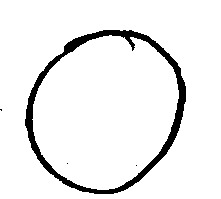
#> input picture numbers/0.20.jpg, 221 x 199 px, given in place of 0.1.jpg, which was not available
$ jupyter execute --allow-errors final.ipynb   (text cells are left out)
#> lines starting #> are read from the running program, lines starting #| are printed output that depends on the picture; after the words box and inside, x2 and y2 are one past the last pixel; in counts of white or black regions, pixels touching at a corner belong together; pictures that were not available may be replaced by others from this repository, and a replacement may not be noted
#> further down, image is the input picture: shape (199, 221, 3); min 0, max 255, mean 237.6
[cell 1]
import pandas as pd
from keras import utils
from keras.models import Sequential
from keras.preprocessing.image import ImageDataGenerator
from keras.layers import Conv2D, MaxPooling2D, Flatten, Dense, Dropout, BatchNormalization
from sklearn.model_selection import train_test_split
from keras.utils.vis_utils import plot_model
import matplotlib.pyplot as plt
from tensorflow.keras.models import load_model
import tensorflow as tf
import numpy as np
import cv2

[cell 2]
def proprocess(image,is_single_digit = True):

#> called with is_single_digit = True
        image = cv2.GaussianBlur(image, (1, 1), 0)
        image = cv2.medianBlur(image, 3)

        if is_single_digit:
                image = cv2.resize(image, (28,28))
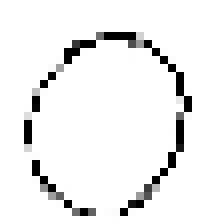
#> image: shape (28, 28, 3) (shown 8 times larger); min 0, max 255, mean 238.4
        grayscale_image = cv2.cvtColor(image, cv2.COLOR_BGR2GRAY)

        threshold_value = 200
        replacement_value = 0
        mask = grayscale_image < threshold_value
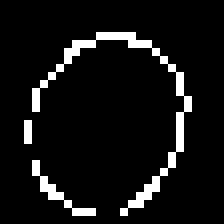
#> mask: shape (28, 28) bool (shown 8 times larger); 7.4% white in thin lines or dots, all inside (x1, y1, x2, y2) = (3, 4, 24, 27)

        grayscale_image[mask] = replacement_value
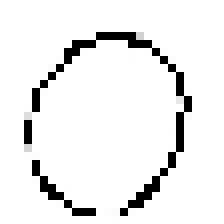
#> grayscale_image: shape (28, 28) (shown 8 times larger); min 0, max 255, mean 235.9

        size = (2, 2)
        shape = cv2.MORPH_RECT
        kernel = cv2.getStructuringElement(shape, size)
        min_image = cv2.erode(grayscale_image, kernel)
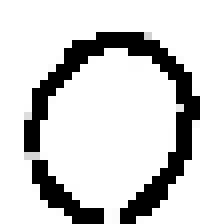
#> min_image: shape (28, 28) (shown 8 times larger); min 0, max 255, mean 209.1


        min_image =  255 - min_image
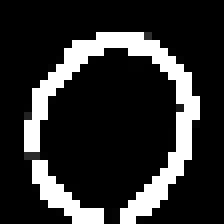
#> min_image: shape (28, 28) (shown 8 times larger); min 0, max 255, mean 45.9
#> `flatten_image = process_image.flatten()`: flatten_image = 784 values, max 255 at index 124, min 0 at index 0, mean 45.86
#> `arr_df = pd.DataFrame(flatten_image.reshape(1, -1))`: arr_df = table of 1 rows and 784 columns


        return min_image

[cell 3]
digits_datafram = pd.DataFrame()
label_dataframe = pd.DataFrame()
#> (the rest of this cell did not finish here and is left out)

[cell 4]
digits_test_datafram = pd.DataFrame()
#> digits_test_datafram = table of 0 rows and 0 columns
label_test_dataframe = pd.DataFrame()
#> (the rest of this cell did not finish here and is left out)

$ run again, on numbers/0.21.jpg
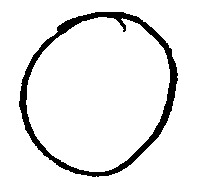
#> input picture numbers/0.21.jpg, 200 x 180 px, given in place of 0.1.jpg, which was not available
#> image is the input picture: shape (180, 200, 3); min 0, max 255, mean 234.1
#> mask: shape (28, 28) bool; 8.5% white in thin lines or dots, all inside (x1, y1, x2, y2) = (3, 2, 25, 28)
#> in proprocess, `grayscale_image[mask] = replacement_value`:
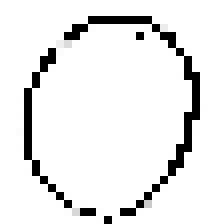
#> grayscale_image: shape (28, 28) (shown 8 times larger); min 0, max 255, mean 232.9
#> in proprocess, `min_image =  255 - min_image`:
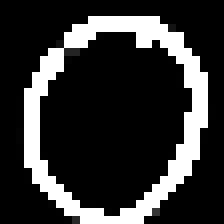
#> min_image: shape (28, 28) (shown 8 times larger); min 0, max 255, mean 52
#> flatten_image = 784 values, max 255 at index 67, min 0 at index 0, mean 52.04
#> arr_df = table of 1 rows and 784 columns
#> digits_test_datafram = table of 0 rows and 0 columns

$ run again, on numbers/1.13.jpg
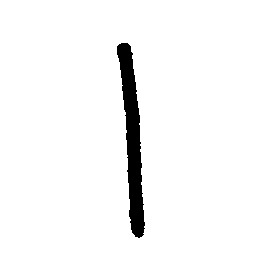
#> input picture numbers/1.13.jpg, 275 x 272 px, given in place of 0.1.jpg, which was not available
#> image is the input picture: shape (272, 275, 3); min 0, max 255, mean 246.1
#> in proprocess, `mask = grayscale_image < threshold_value`:
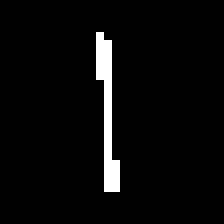
#> mask: shape (28, 28) bool (shown 8 times larger); 3.7% white in thin lines or dots, all inside (x1, y1, x2, y2) = (12, 4, 15, 24)
#> in proprocess, `min_image =  255 - min_image`:
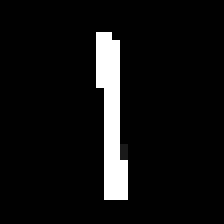
#> min_image: shape (28, 28) (shown 8 times larger); min 0, max 255, mean 17.3
#> flatten_image = 784 values, max 255 at index 124, min 0 at index 0, mean 17.31
#> arr_df = table of 1 rows and 784 columns
#> digits_test_datafram = table of 0 rows and 0 columns
